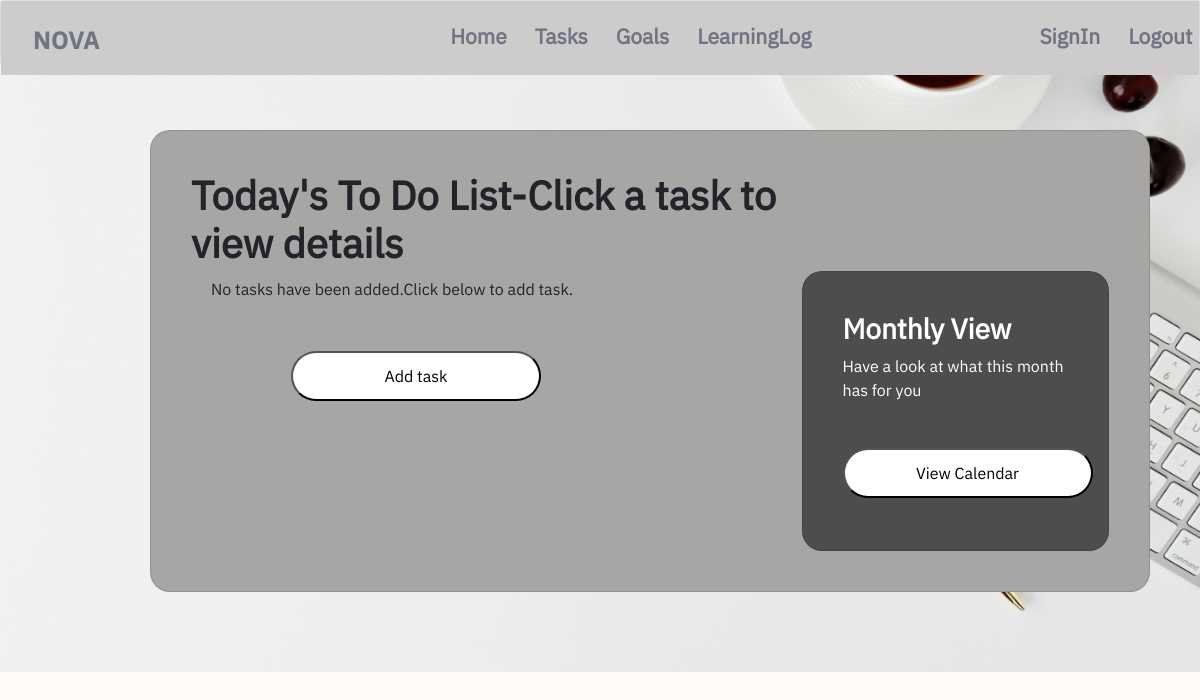
Before: /tasks/ (signed in) with the older database file.
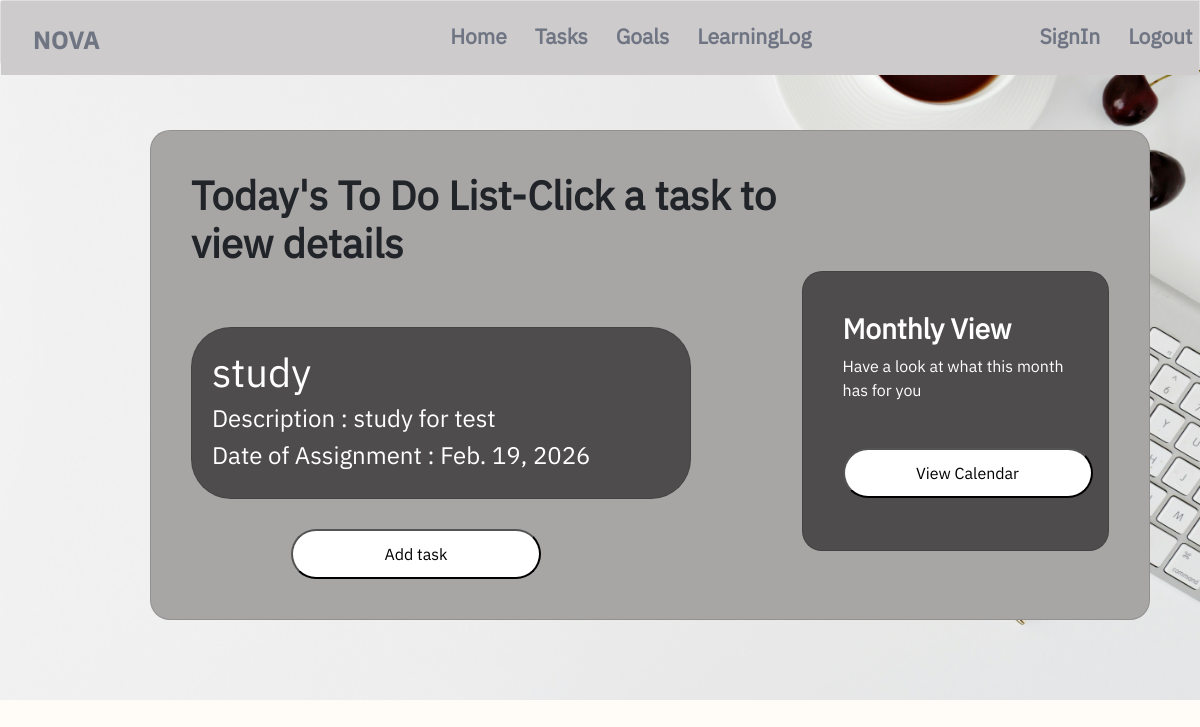
After: the same page with the newer database file.
### taskmanagement_app/models.py (models this page shows, shortened)
class Tasks(models.Model):
    title = models.CharField(max_length=200)
    date_assigned = models.DateField(auto_now_add=True)
    deadline = models.DateField()
    description = models.TextField(max_length=200)
    owner = models.ForeignKey(User, on_delete=models.CASCADE)
    class Meta:
        verbose_name_plural = 'Tasks'

### taskmanagement_app/views.py (the view)
# urls.py: path('tasks/', views.tasks, name='tasks'),
@login_required
def tasks(request):
    today = timezone.localdate()
    tasks = Tasks.objects.filter(owner=request.user,deadline=today).order_by('deadline')
    context = {'tasks' : tasks}
    return render(request,'taskmanagement_app/tasks.html', context)

### taskmanagement_app/templates/taskmanagement_app/tasks.html (shortened to what this page needs)
{% extends 'taskmanagement_app/base.html' %}
{% block content %}
    <div class="tasks">
      <div class="card" id="card1" style="display: flex; flex-direction: row;">
        <div>
          <h1 style="font-weight: 900;">Today's To Do List-Click a task to view details</h1>
          {% for task in tasks %}
            <div class="card" id="card2">
              <h1><a href="{% url 'taskmanagement_app:task' task.id %}" style="text-decoration: none; color: white;">{{task.title}}</a></h1>
              <h4>Description : {{task.description}}</h4>
              <h4>Date of Assignment : {{task.date_assigned}}</h4>
            </div>
          {% empty %}
            <p style="margin-left: 20px;margin-top: 10px; margin-bottom: 20px;">No tasks have been added.Click below to add task.</p>
          {% endfor %}
            <form action="{% url 'taskmanagement_app:addtask' %}" method="POST">
              <button type="submit"  class="button" style="margin-left: 100px;">
                Add task
              </button>
            </form>
        </div>
        <div class="card" id="calendar-view">
          <h3 style="font-weight: 900;">Monthly View</h3>
          <p>Have a look at what this month has for you</p>
          <form action="{% url 'taskmanagement_app:calendarview' %}" method="POST">
            <button  class="button">
              View Calendar
            </button>
          </form>
        </div>
    </div>
{% endblock content %}

### taskmanagement_app/templates/taskmanagement_app/base.html (shortened to what this page needs)
{% load static %}
<!DOCTYPE html>
<html lang="en">
  <head>
    <link href="https://cdn.jsdelivr.net/npm/bootstrap@5.0.2/dist/css/bootstrap.min.css" rel="stylesheet">
    <link href="{% static 'taskmanagement_app/css/styles.css'%}" rel="stylesheet">
    <link href="https://cdn.jsdelivr.net" rel="stylesheet">
  </head>
  <body class="body1">
    <header class="card" id="nav">
        <nav>
            <ul>
                <li id="Nova-h1">
                    NOVA
                </li>
                <div class="nav-menu">
                    <li>
                        <a href="{% url 'taskmanagement_app:home' %}" style="font-weight: 900;">Home</a>
                    </li>
                    <li>
                        <a href="{% url 'taskmanagement_app:tasks' %}" style="font-weight: 900;">Tasks</a>
                    </li>
                    <li>
                        <a href="#" style="font-weight: 900;">Goals</a>
                    </li>
                    <li>
                        <a href="{% url 'learning_logs:home' %}" style="font-weight: 900;">LearningLog</a>
                    </li>
                </div>
                <li>
                    <a href="{% url 'users:login' %}" style="font-weight: 900;">SignIn</a>
                </li>
                <li>
                    <a href="{% url 'users:logout' %}" style="font-weight: 900;">Logout</a>
                </li>
            </ul>
        </nav>
    </header>
    {% block content %}{% endblock content %}
  </body>
</html>

### taskmanagement_app/static/taskmanagement_app/css/styles.css (style rules this page uses)
body { font-family: 'IBM Plex Sans', sans-serif; }
p { font-family: 'IBM Plex Sans', sans-serif;; }
.body1 { background-color: rgb(255, 252, 248); }
header { display: flex; flex-direction: row; }
h1 { display: inline; }
nav { background-color: rgb(205, 203, 203); }
#Nova-h1 { margin-left: 0px; margin-right: 350px; font-size: 25px; font-weight: 1000; font-family: 'IBM Plex Sans-Bold'; color: rgb(20, 32, 62, 50%) }
.nav-menu { display: flex; flex-direction: row; margin-right: 200px; }
nav ul { margin-top: 20px; display: flex; flex-direction: row; list-style: none; }
nav li a { color: rgb(20, 32, 62, 50%); margin-right: 28px; font-size: 21px; font-weight:400; text-decoration: none; }
.button { margin-top: 30px; background-color: white; color: black; border-radius: 30px; height: 50px; width: 250px; }
.tasks { background-image: url('../images/download.jpg'); background-repeat: no-repeat; background-position: center; background-size: cover; padding-bottom: 80px; padding-top: 30px; }
#card1 { background-color: rgb(168, 165, 165); padding: 40px; width: 1000px; border-radius: 20px; margin-top: 100px; margin-left: 150px; }
#card2 { background-color: rgb(78, 76, 76); padding: 20px; width: 500px; border-radius: 40px; margin-top: 60px; color: white; }
#calendar-view { background-color: rgb(78, 76, 76); color: white; padding: 40px; width: 380px; height: 280px; border-radius: 20px; margin-top: 100px; }
#nav { height: 65px; position: fixed; top: 0; left: 0; width: 100%; z-index: 1000; }

Changed rows visible on the page:
added Tasks: title "study", description "study for test", date_assigned "Feb. 19, 2026"
Other visible differences:
text no longer shown: "No tasks have been added.Click below to add task."
